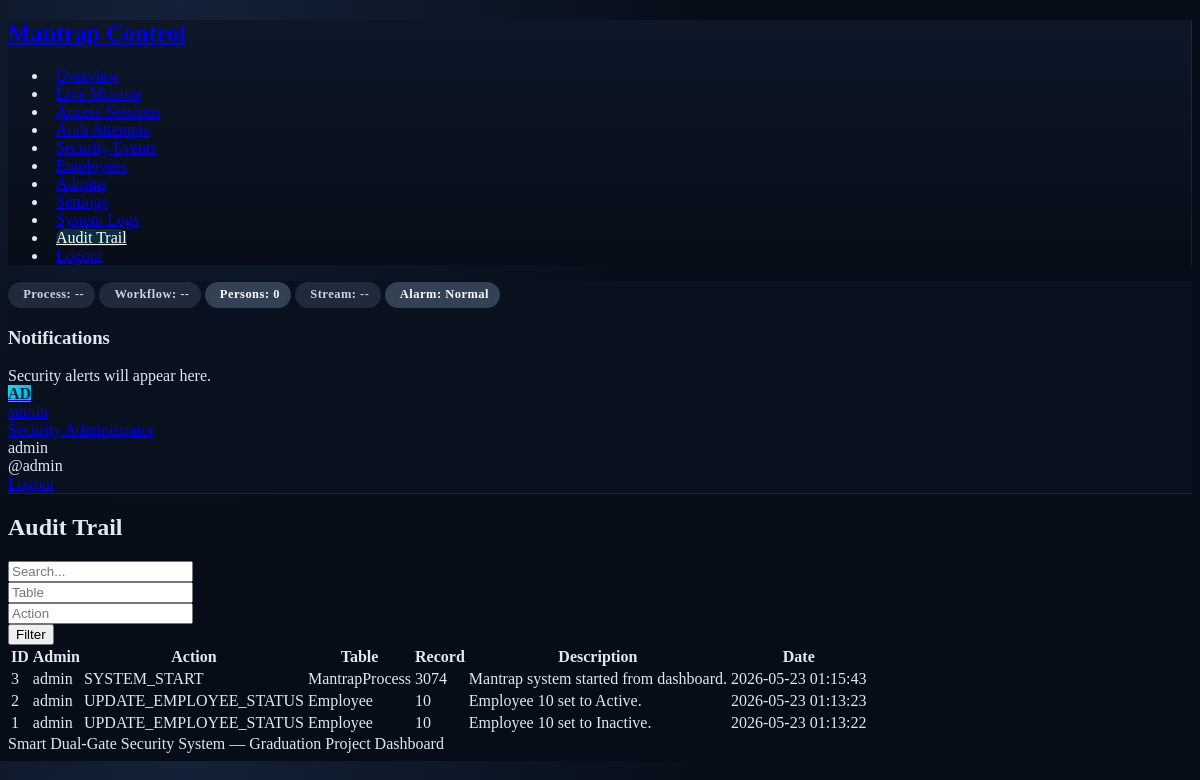
Before: /audit/ (signed in) with the older database file.
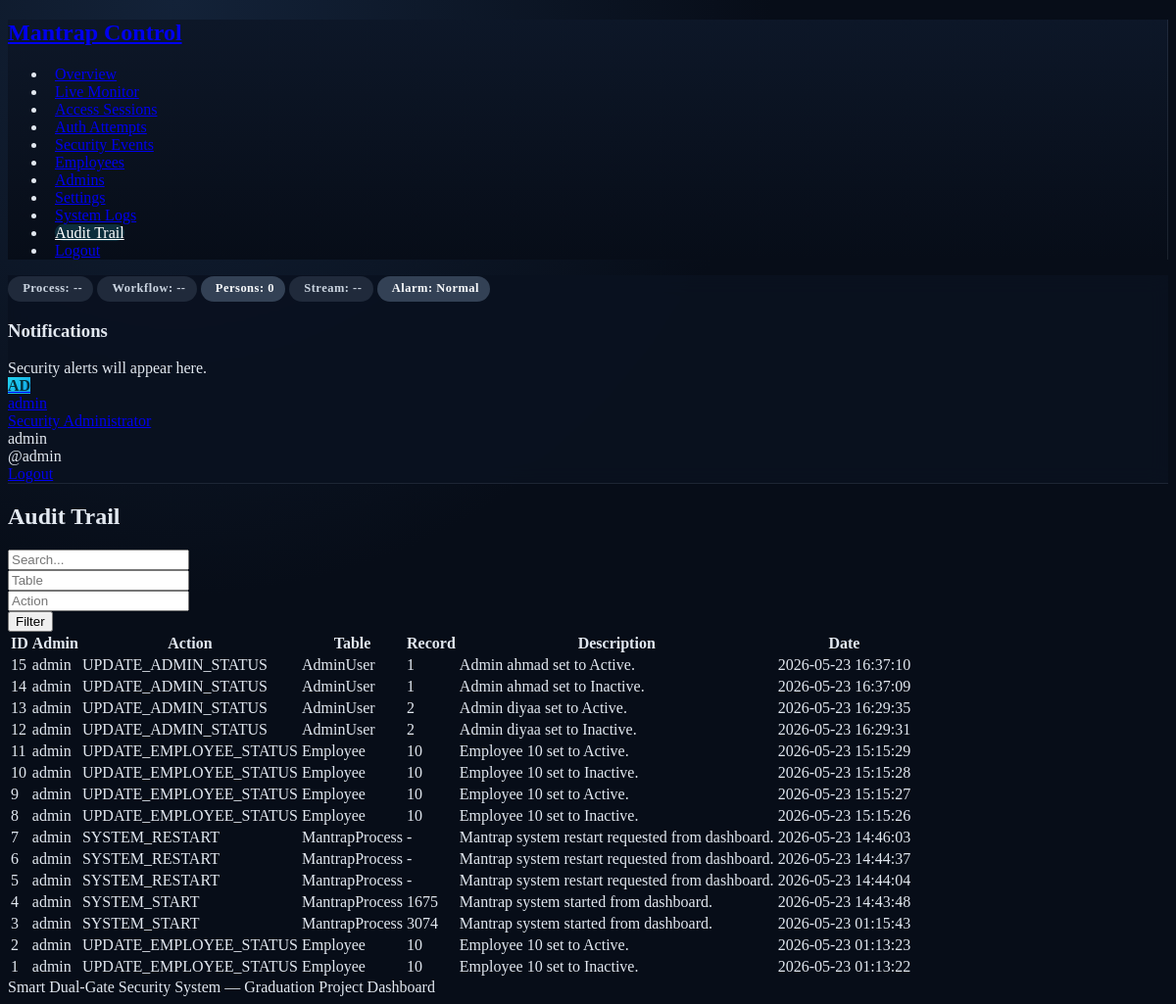
After: the same page with the newer database file.
### tables this page shows
CREATE TABLE AdminUser (
            AdminUserID INTEGER PRIMARY KEY AUTOINCREMENT,
            PersonID INTEGER NOT NULL,
            UserName TEXT NOT NULL UNIQUE,
            Email TEXT UNIQUE,
            PasswordHash TEXT NOT NULL,
            IsActive INTEGER NOT NULL DEFAULT 1,
            IsDeleted INTEGER NOT NULL DEFAULT 0,
            LastLoginDate TEXT,
            CreationDate TEXT NOT NULL DEFAULT CURRENT_TIMESTAMP,
            LastUpdatedDate TEXT, Role TEXT NOT NULL DEFAULT 'Operator', AdminCode TEXT,

            FOREIGN KEY (PersonID) REFERENCES Person(PersonID)
        );

CREATE TABLE "Audit"
(
    AuditID INTEGER PRIMARY KEY AUTOINCREMENT,
    AdminUserID INTEGER,
    ActionType TEXT NOT NULL,
    TableName TEXT,
    RecordID INTEGER,
    OldValue TEXT,
    NewValue TEXT,
    Description TEXT,
    CreationDate TEXT NOT NULL DEFAULT CURRENT_TIMESTAMP,
    FOREIGN KEY (AdminUserID) REFERENCES AdminUser(AdminUserID)
);

### web_dashboard/routes/audit_routes.py (the view)
@audit_bp.route("/")
@login_required
def index():
    page = request.args.get("page", 1, type=int)
    result = audit_service.list_audits(
        page=page,
        per_page=Config.DEFAULT_PAGE_SIZE,
        search_text=request.args.get("q"),
        table_name=request.args.get("table") or None,
        action_type=request.args.get("action") or None,
    )
    return render_template(
        "audit/index.html",
        audits=result["items"],
        pagination=result["pagination"],
        filters={
            "q": request.args.get("q") or "",
            "table": request.args.get("table") or "",
            "action": request.args.get("action") or "",
        },
    )

### database/database_manager.py (called while the page is built)
def get_connection():
    connection = sqlite3.connect(DATABASE_PATH)
    connection.row_factory = sqlite3.Row
    connection.execute("PRAGMA foreign_keys = ON;")
    return connection

def row_to_dict(row):
    if row is None:
        return None
    return dict(row)

def rows_to_list(rows):
    return [dict(row) for row in rows]

def execute_query(query, params=()):
    try:
        with get_connection() as connection:
            cursor = connection.execute(query, params)
            rows = cursor.fetchall()
            return rows_to_list(rows)
    except Exception as error:
        print(f"[DATABASE] Query error: {error}", flush=True)
        return []

def execute_query_one(query, params=()):
    try:
        with get_connection() as connection:
            cursor = connection.execute(query, params)
            row = cursor.fetchone()
            return row_to_dict(row)
    except Exception as error:
        print(f"[DATABASE] Query one error: {error}", flush=True)
        return None

### web_dashboard/services/admin_service.py (called while the page is built)
def is_super_admin(admin_id):
    return admin_id is not None

### web_dashboard/utils/pagination.py (called while the page is built)
def build_pagination(page, total_items, per_page):
    total_pages = max(1, (total_items + per_page - 1) // per_page)
    page = max(1, min(page, total_pages))
    return {
        "page": page,
        "per_page": per_page,
        "total_items": total_items,
        "total_pages": total_pages,
        "has_prev": page > 1,
        "has_next": page < total_pages,
        "prev_page": page - 1 if page > 1 else None,
        "next_page": page + 1 if page < total_pages else None,
    }

### web_dashboard/utils/validators.py (called while the page is built)
def sanitize_search_text(search_text):
    if not search_text:
        return None
    cleaned = search_text.strip()
    if not cleaned:
        return None
    return cleaned[:100]

### web_dashboard/templates/audit/index.html (shortened to what this page needs)
{% extends "layouts/base.html" %}
{% block content %}
{% set title = "Audit Trail" %}{% include "layouts/partials/_page_header.html" %}
<div class="card mb-3"><div class="card-body"><form method="get" class="row g-2">
<div class="col-md-3"><input type="text" name="q" class="form-control" placeholder="Search..." value="{{ filters.q }}"></div>
<div class="col-md-2"><input type="text" name="table" class="form-control" placeholder="Table" value="{{ filters.table }}"></div>
<div class="col-md-2"><input type="text" name="action" class="form-control" placeholder="Action" value="{{ filters.action }}"></div>
<div class="col-md-2"><button class="btn btn-primary">Filter</button></div>
</form></div></div>
<div class="card"><div class="table-responsive"><table class="table table-vcenter card-table table-striped"><thead><tr><th>ID</th><th>Admin</th><th>Action</th><th>Table</th><th>Record</th><th>Description</th><th>Date</th></tr></thead><tbody>
{% for row in audits %}<tr><td>{{ row.AuditID }}</td><td>{{ row.UserName or row.AdminName or '-' }}</td><td>{{ row.ActionType }}</td><td>{{ row.TableName or '-' }}</td><td>{{ row.RecordID or '-' }}</td><td class="text-break">{{ row.Description or row.NewValue or '-' }}</td><td>{{ row.CreationDate }}</td></tr>
{% else %}<tr><td colspan="7" class="text-secondary text-center">No audit records.</td></tr>{% endfor %}
</tbody></table></div></div>
{% endblock %}

### web_dashboard/templates/layouts/base.html (shortened to what this page needs)
<!DOCTYPE html>
<html lang="en" data-bs-theme="dark">
<head>
    <link rel="stylesheet" href="https://cdn.jsdelivr.net/npm/@tabler/core@1.0.0-beta20/dist/css/tabler.min.css">
    <link rel="stylesheet" href="https://cdn.jsdelivr.net/npm/@tabler/icons-webfont@3.19.0/tabler-icons.min.css">
    <link rel="stylesheet" href="{{ url_for('static', filename='css/dashboard.css') }}">
    <link rel="stylesheet" href="{{ url_for('static', filename='css/mantrap_visual.css') }}">
</head>
<body>
    <div class="page">
        {% include "layouts/partials/_sidebar.html" %}
        <div class="page-wrapper">
            {% include "layouts/partials/_navbar.html" %}
            <div class="page-body">
                <div class="container-xl">
                    {% block content %}{% endblock %}
                </div>
            </div>
            {% include "layouts/partials/_footer.html" %}
        </div>
    </div>
</body>
</html>

### web_dashboard/templates/layouts/partials/_sidebar.html (shortened to what this page needs)
<aside class="navbar navbar-vertical navbar-expand-lg" data-bs-theme="dark">
    <div class="container-fluid">
        <h1 class="navbar-brand navbar-brand-autodark">
            <a href="{{ url_for('dashboard.index') }}" class="text-decoration-none text-white">
            </a>
        </h1>
        <div class="collapse navbar-collapse" id="sidebar-menu">
            <ul class="navbar-nav pt-lg-3">
                <li class="nav-item"><a class="nav-link " href="{{ url_for('dashboard.index') }}"><span class="nav-link-title"></span></a></li>
                <li class="nav-item"><a class="nav-link " href="{{ url_for('live.index') }}"><span class="nav-link-title"></span></a></li>
                <li class="nav-item"><a class="nav-link " href="{{ url_for('access.list_sessions') }}"><span class="nav-link-title"></span></a></li>
                <li class="nav-item"><a class="nav-link " href="{{ url_for('auth_attempts.list_attempts') }}"><span class="nav-link-title"></span></a></li>
                <li class="nav-item"><a class="nav-link " href="{{ url_for('security.list_events') }}"><span class="nav-link-title"></span></a></li>
                <li class="nav-item"><a class="nav-link " href="{{ url_for('employees.list_employees') }}"><span class="nav-link-title"></span></a></li>
                <li class="nav-item"><a class="nav-link " href="{{ url_for('admins.list_admins') }}"><span class="nav-link-title"></span></a></li>
                <li class="nav-item"><a class="nav-link " href="{{ url_for('settings.index') }}"><span class="nav-link-title"></span></a></li>
                <li class="nav-item"><a class="nav-link " href="{{ url_for('logs.index') }}"><span class="nav-link-title"></span></a></li>
                <li class="nav-item"><a class="nav-link {% if request.endpoint and request.endpoint.startswith('audit.') %}active{% endif %}" href="{{ url_for('audit.index') }}"><span class="nav-link-icon"></span><span class="nav-link-title">Audit Trail</span></a></li>
                <li class="nav-item mt-4"><a class="nav-link text-red" href="{{ url_for('auth.logout') }}"><span class="nav-link-icon"></span><span class="nav-link-title">Logout</span></a></li>
            </ul>
        </div>
    </div>
</aside>

### web_dashboard/templates/layouts/partials/_navbar.html (shortened to what this page needs)
<header class="navbar navbar-expand-md d-print-none top-navbar-premium">
    <div class="container-xl">
        <div class="navbar-nav flex-row flex-wrap align-items-center gap-2 me-auto d-none d-xl-flex">
            <span class="status-pill" id="nav-process-badge" data-state="UNKNOWN"><span>Process: --</span></span>
            <span class="status-pill" id="nav-workflow-badge" data-state="UNKNOWN"><span>Workflow: --</span></span>
            <span class="status-pill" id="nav-count-badge" data-state="NORMAL"><span>Persons: 0</span></span>
            <span class="status-pill" id="nav-stream-badge" data-state="INACTIVE"><span>Stream: --</span></span>
            <span class="status-pill" id="nav-alarm-badge" data-state="NORMAL"><span>Alarm: Normal</span></span>
        </div>
        <div class="navbar-nav flex-row order-md-last ms-auto align-items-center gap-2">
            <div class="nav-item dropdown">
                <div class="dropdown-menu dropdown-menu-end dropdown-menu-card">
                    <div class="card">
                        <div class="card-header"><h3 class="card-title">Notifications</h3></div>
                        <div class="list-group list-group-flush">
                            <div class="list-group-item text-secondary small">Security alerts will appear here.</div>
                        </div>
                    </div>
                </div>
            </div>
            <div class="nav-item dropdown">
                <a href="#" class="nav-link d-flex lh-1 p-0 px-2" data-bs-toggle="dropdown">
                    <span class="avatar avatar-sm admin-avatar">{{ admin_profile().initials }}</span>
                    <div class="d-none d-xl-block ps-2 text-start">
                        <div class="fw-semibold text-white">{{ admin_profile().display_name }}</div>
                        <div class="small text-secondary">{{ admin_profile().role_label }}</div>
                    </div>
                </a>
                <div class="dropdown-menu dropdown-menu-end dropdown-menu-arrow">
                    <div class="dropdown-header">{{ admin_profile().display_name }}</div>
                    <div class="dropdown-item-text text-secondary small">@{{ admin_profile().username }}</div>
                    <a class="dropdown-item text-danger" href="{{ url_for('auth.logout') }}">Logout</a>
                </div>
            </div>
        </div>
    </div>
</header>

### web_dashboard/templates/layouts/partials/_page_header.html (shortened to what this page needs)
<div class="page-header d-print-none mb-4">
    <div class="row align-items-center">
        <div class="col">
            <h2 class="page-title">{{ title }}</h2>
        </div>
    </div>
</div>

### web_dashboard/templates/layouts/partials/_footer.html
<footer class="footer footer-transparent d-print-none">
    <div class="container-xl">
        <div class="row text-center align-items-center">
            <div class="col-12 col-lg-auto mt-3 mt-lg-0">
                Smart Dual-Gate Security System &mdash; Graduation Project Dashboard
            </div>
        </div>
    </div>
</footer>

### web_dashboard/static/css/dashboard.css (style rules this page uses)
:root { --mantrap-bg: #070d18; --mantrap-card: #101a2d; --mantrap-card-hover: #152238; --mantrap-border: rgba(148, 163, 184, 0.14); --mantrap-accent: #22d3ee; --mantrap-accent-soft: rgba(34, 211, 238, 0.16); --mantrap-success: #10b981; --mantrap-danger: #ef4444; --mantrap-warning: #f59e0b; }
body { background: radial-gradient(circle at 15% 0%, #132238 0%, var(--mantrap-bg) 42%); color: #e2e8f0; }
.page { background: transparent; }
.navbar-vertical { background: linear-gradient(180deg, #0d1728 0%, #070d18 100%); border-right: 1px solid var(--mantrap-border); }
.navbar-vertical .nav-link { border-radius: 10px; margin: 0.15rem 0.5rem; transition: all 0.2s ease; }
.navbar-vertical .nav-link:hover, .navbar-vertical .nav-link.active { background: var(--mantrap-accent-soft); color: #fff; }
.top-navbar-premium { background: rgba(10, 18, 32, 0.92); border-bottom: 1px solid var(--mantrap-border); backdrop-filter: blur(10px); min-height: 64px; }
.card, .stat-card, .metric-card, .status-card, .chart-card, { background: var(--mantrap-card); border: 1px solid var(--mantrap-border); box-shadow: 0 12px 30px rgba(0, 0, 0, 0.22); }
.status-pill { display: inline-flex; align-items: center; gap: 0.25rem; padding: 0.35rem 0.7rem; border-radius: 999px; font-size: 0.78rem; font-weight: 600; letter-spacing: 0.04em; background: #334155; color: #f8fafc; }
.status-pill[data-state="UNKNOWN"] { background: rgba(100, 116, 139, 0.25); color: #cbd5e1; }
.status-pill[data-state="OFFLINE"], .status-pill[data-state="INACTIVE"] { background: rgba(100, 116, 139, 0.25); color: #cbd5e1; }
.admin-avatar { background: linear-gradient(135deg, #22d3ee, #0ea5e9); color: #042f3a; font-weight: 700; }

Changed rows visible on the page:
no longer on this page (row edited): AdminUser: UserName "admin"
added Audit: AuditID "15", UserName "admin", ActionType "UPDATE_ADMIN_STATUS", TableName "AdminUser", RecordID "1", Description "Admin ahmad set to Active.", CreationDate "2026-05-23 16:37:10"
added Audit: AuditID "14", UserName "admin", ActionType "UPDATE_ADMIN_STATUS", TableName "AdminUser", RecordID "1", Description "Admin ahmad set to Inactive.", CreationDate "2026-05-23 16:37:09"
added Audit: AuditID "13", UserName "admin", ActionType "UPDATE_ADMIN_STATUS", TableName "AdminUser", RecordID "2", Description "Admin diyaa set to Active.", CreationDate "2026-05-23 16:29:35"
added Audit: AuditID "12", UserName "admin", ActionType "UPDATE_ADMIN_STATUS", TableName "AdminUser", RecordID "2", Description "Admin diyaa set to Inactive.", CreationDate "2026-05-23 16:29:31"
added Audit: AuditID "11", UserName "admin", ActionType "UPDATE_EMPLOYEE_STATUS", TableName "Employee", RecordID "10", Description "Employee 10 set to Active.", CreationDate "2026-05-23 15:15:29"
added Audit: AuditID "10", UserName "admin", ActionType "UPDATE_EMPLOYEE_STATUS", TableName "Employee", RecordID "10", Description "Employee 10 set to Inactive.", CreationDate "2026-05-23 15:15:28"
added Audit: AuditID "9", UserName "admin", ActionType "UPDATE_EMPLOYEE_STATUS", TableName "Employee", RecordID "10", Description "Employee 10 set to Active.", CreationDate "2026-05-23 15:15:27"
added Audit: AuditID "8", UserName "admin", ActionType "UPDATE_EMPLOYEE_STATUS", TableName "Employee", RecordID "10", Description "Employee 10 set to Inactive.", CreationDate "2026-05-23 15:15:26"
added Audit: AuditID "7", UserName "admin", ActionType "SYSTEM_RESTART", TableName "MantrapProcess", RecordID "-", Description "Mantrap system restart requested from dashboard.", CreationDate "2026-05-23 14:46:03"
added Audit: AuditID "6", UserName "admin", ActionType "SYSTEM_RESTART", TableName "MantrapProcess", RecordID "-", Description "Mantrap system restart requested from dashboard.", CreationDate "2026-05-23 14:44:37"
added Audit: AuditID "5", UserName "admin", ActionType "SYSTEM_RESTART", TableName "MantrapProcess", RecordID "-", Description "Mantrap system restart requested from dashboard.", CreationDate "2026-05-23 14:44:04"
added Audit: AuditID "4", UserName "admin", ActionType "SYSTEM_START", TableName "MantrapProcess", RecordID "1675", Description "Mantrap system started from dashboard.", CreationDate "2026-05-23 14:43:48"
Other visible differences:
{{ admin_profile().display_name }}: (not shown) → "admin"
{{ admin_profile().username }}: (not shown) → "admin"
